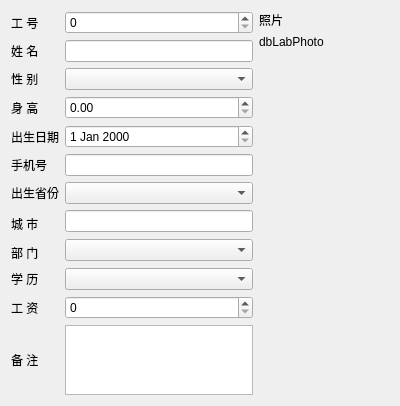
<?xml version="1.0" encoding="UTF-8"?>
<ui version="4.0">
 <class>WDialogData</class>
 <widget class="QDialog" name="WDialogData">
  <property name="geometry">
   <rect>
    <x>0</x>
    <y>0</y>
    <width>400</width>
    <height>402</height>
   </rect>
  </property>
  <property name="windowTitle">
   <string>Form</string>
  </property>
  <layout class="QHBoxLayout" name="horizontalLayout">
   <item>
    <layout class="QGridLayout" name="gridLayout">
     <item row="0" column="0">
      <widget class="QLabel" name="label">
       <property name="text">
        <string>工 号</string>
       </property>
      </widget>
     </item>
     <item row="0" column="1">
      <widget class="QSpinBox" name="spinEmpNo"/>
     </item>
     <item row="1" column="0">
      <widget class="QLabel" name="label_2">
       <property name="text">
        <string>姓 名</string>
       </property>
      </widget>
     </item>
     <item row="1" column="1">
      <widget class="QLineEdit" name="editName"/>
     </item>
     <item row="2" column="0">
      <widget class="QLabel" name="label_3">
       <property name="text">
        <string>性 别</string>
       </property>
      </widget>
     </item>
     <item row="2" column="1">
      <widget class="QComboBox" name="comboSex"/>
     </item>
     <item row="3" column="0">
      <widget class="QLabel" name="label_4">
       <property name="text">
        <string>身 高</string>
       </property>
      </widget>
     </item>
     <item row="3" column="1">
      <widget class="QDoubleSpinBox" name="spinHeight"/>
     </item>
     <item row="4" column="0">
      <widget class="QLabel" name="label_5">
       <property name="text">
        <string>出生日期</string>
       </property>
      </widget>
     </item>
     <item row="4" column="1">
      <widget class="QDateEdit" name="editBirth"/>
     </item>
     <item row="5" column="0">
      <widget class="QLabel" name="label_6">
       <property name="text">
        <string>手机号</string>
       </property>
      </widget>
     </item>
     <item row="5" column="1">
      <widget class="QLineEdit" name="editMobile"/>
     </item>
     <item row="6" column="0">
      <widget class="QLabel" name="label_7">
       <property name="text">
        <string>出生省份</string>
       </property>
      </widget>
     </item>
     <item row="6" column="1">
      <widget class="QComboBox" name="comboProvince"/>
     </item>
     <item row="7" column="0" rowspan="2">
      <widget class="QLabel" name="label_8">
       <property name="text">
        <string>城 市</string>
       </property>
      </widget>
     </item>
     <item row="7" column="1">
      <widget class="QLineEdit" name="editCity"/>
     </item>
     <item row="8" column="1" rowspan="2">
      <widget class="QComboBox" name="comboDep"/>
     </item>
     <item row="9" column="0">
      <widget class="QLabel" name="label_9">
       <property name="text">
        <string>部 门</string>
       </property>
      </widget>
     </item>
     <item row="10" column="0">
      <widget class="QLabel" name="label_10">
       <property name="text">
        <string>学 历</string>
       </property>
      </widget>
     </item>
     <item row="10" column="1">
      <widget class="QComboBox" name="comboEdu"/>
     </item>
     <item row="11" column="0">
      <widget class="QLabel" name="label_11">
       <property name="text">
        <string>工 资</string>
       </property>
      </widget>
     </item>
     <item row="11" column="1">
      <widget class="QSpinBox" name="spinSalary"/>
     </item>
     <item row="12" column="0">
      <widget class="QLabel" name="label_12">
       <property name="text">
        <string>备 注</string>
       </property>
      </widget>
     </item>
     <item row="12" column="1">
      <widget class="QTextEdit" name="editMemo">
       <property name="enabled">
        <bool>true</bool>
       </property>
      </widget>
     </item>
    </layout>
   </item>
   <item>
    <layout class="QVBoxLayout" name="verticalLayout">
     <item>
      <widget class="QLabel" name="label_13">
       <property name="text">
        <string>照片</string>
       </property>
      </widget>
     </item>
     <item>
      <widget class="QLabel" name="LabPhoto">
       <property name="minimumSize">
        <size>
         <width>130</width>
         <height>0</height>
        </size>
       </property>
       <property name="maximumSize">
        <size>
         <width>150</width>
         <height>16777215</height>
        </size>
       </property>
       <property name="text">
        <string>dbLabPhoto</string>
       </property>
      </widget>
     </item>
     <item>
      <spacer name="verticalSpacer">
       <property name="orientation">
        <enum>Qt::Vertical</enum>
       </property>
       <property name="sizeHint" stdset="0">
        <size>
         <width>20</width>
         <height>40</height>
        </size>
       </property>
      </spacer>
     </item>
    </layout>
   </item>
  </layout>
 </widget>
 <resources/>
 <connections/>
</ui>
